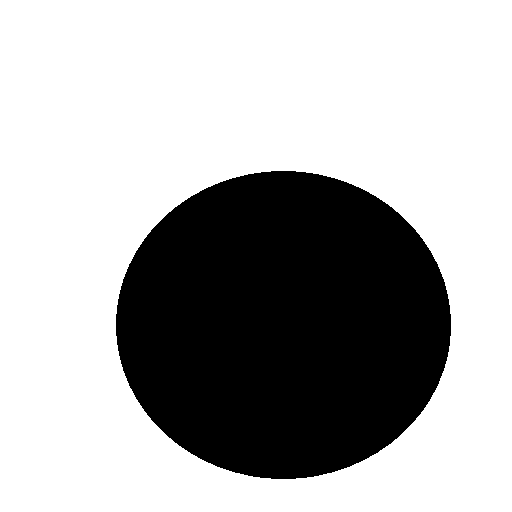
//> input picture kougi10/program01/circle.png, 512 x 512 px
$ ./main circle.png 100   (built with g++ and OpenCV 4)
//> lines starting //> are read from the running program, lines starting //| are printed output that depends on the picture; after the words box and inside, x2 and y2 are one past the last pixel; in counts of white or black regions, pixels touching at a corner belong together
#include <iostream>
#include <string>
#include <opencv2/imgcodecs.hpp>
#include <opencv2/highgui.hpp>
#include <opencv2/opencv.hpp>

void display(cv::Mat image, std::string windowName = "Image") {
    cv::namedWindow(windowName);
    cv::imshow(windowName, image);
    cv::waitKey(1000 * 100);
    cv::destroyWindow(windowName);
}

int main(int argc, char* argv[]){

  if( argc != 3 ){
    std::cout << argv[0] << " : <file> <theta>" << std::endl;
    exit(0);
  }

  cv::Mat src = cv::imread(argv[1], 0);
//> src: 512 rows x 512 cols, CV_8UC1; 69.1% white; 1 black region, box (x1, y1, x2, y2) and area: (116, 171, 451, 479) 80954

  int size_x = 30;
  int size_y = 30;
  int sigma = 4;
  float theta = atoi(argv[2]) * M_PI / 180.0;
//> theta = 1.75
  float lm = 8, gm = 0.02, ps = 0;

  cv::Mat gabor, dst;
  gabor = cv::getGaborKernel(cv::Size(size_x,size_y), sigma, theta, lm, gm, ps, CV_32F);
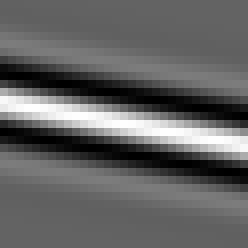
//> gabor: 31 rows x 31 cols, CV_32FC1 (shown 8 times larger); min -0.635, max 1, mean 0.00234; drawn with min black and max white

  cv::filter2D(src, dst, -1, gabor);
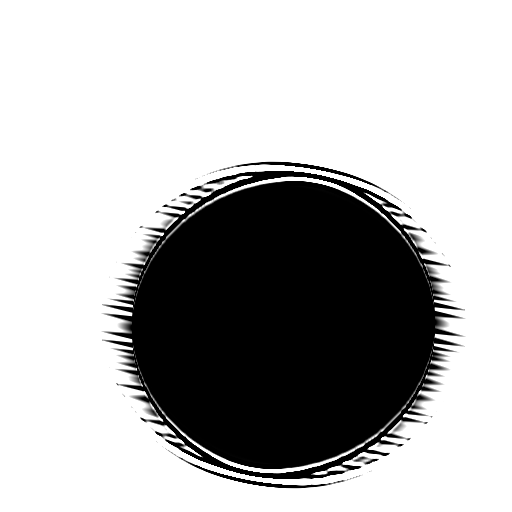
//> dst: 512 rows x 512 cols, CV_8UC1; min 0, max 255, mean 180.4

  display(dst);

  return 0;
}
